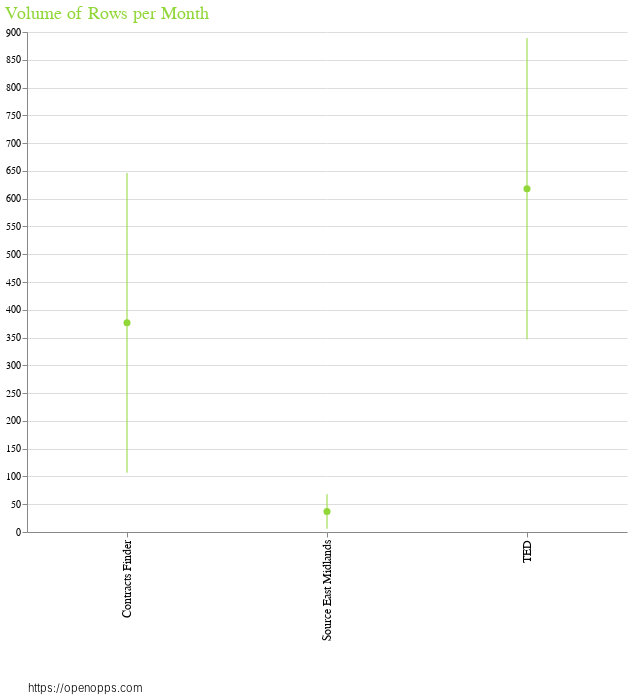

Notebook code cell kept with this figure:
### Markdown cell above
Output chart displaying average rows per month, with standard deviation

### Code cell
chart = alt.Chart(groupdf, width=600, height=500, title="Volume of Rows per Month")

points = chart.mark_point(filled=True, color='#91D739', size=50).encode(
            alt.X('source', 
            axis=alt.Axis(      
            title="https://openopps.com",
            labelFont='Helvetica', 
            labelFontSize=12, 
            labelAngle=-90, 
            titleAlign='left',
            titleAnchor='start',
            titleFont='Helvetica',
            titleFontSize= 11,
            titleFontWeight= 300,
            titleX= -0,
            titleY=150)

            ),
            alt.Y('mean(monthsum):Q'
                  )
        )

stdev_bars = chart.mark_errorbar(extent='stdev', color='#91D739', clip=True).encode(
            alt.X('source', title=''),
            alt.Y('mean(monthsum):Q', title='')
        )

full_chart = alt.layer(
            points, stdev_bars
            ).configure_view(
              strokeWidth=0
            ).configure_title(fontSize=18, anchor='start',
                            color= "#91D739", font='Helvetica', fontWeight=400)

full_chart

### Figure 1 — Vega-Lite specification as saved in the notebook (floating-point values rounded to 4 significant figures)
{"config": {"view": {"continuousWidth": 400, "continuousHeight": 300, "strokeWidth": 0}, "title": {"anchor": "start", "color": "#91D739", "font": "Helvetica", "fontSize": 18, "fontWeight": 400}}, "layer": [{"mark": {"type": "point", "color": "#91D739", "filled": true, "size": 50}, "encoding": {"x": {"type": "nominal", "axis": {"labelAngle": -90, "labelFont": "Helvetica", "labelFontSize": 12, "title": "https://openopps.com", "titleAlign": "left", "titleAnchor": "start", "titleFont": "Helvetica", "titleFontSize": 11, "titleFontWeight": 300, "titleX": 0, "titleY": 150}, "field": "source"}, "y": {"type": "quantitative", "aggregate": "mean", "field": "monthsum"}}, "height": 500, "title": "Volume of Rows per Month", "width": 600}, {"mark": {"type": "errorbar", "clip": true, "color": "#91D739", "extent": "stdev"}, "encoding": {"x": {"type": "nominal", "field": "source", "title": ""}, "y": {"type": "quantitative", "aggregate": "mean", "field": "monthsum", "title": ""}}, "height": 500, "title": "Volume of Rows per Month", "width": 600}], "data": {"name": "data-2de1e9852d96a60004e6fde1c2cd3198"}, "$schema": "https://vega.github.io/schema/vega-lite/v4.8.1.json", "datasets": {"data-2de1e9852d96a60004e6fde1c2cd3198": [{"source": "Contracts Finder", "month": "2020-01", "monthsum": 34}, {"source": "Contracts Finder", "month": "2020-02", "monthsum": 659}, {"source": "Contracts Finder", "month": "2020-03", "monthsum": 505}, {"source": "Contracts Finder", "month": "2020-04", "monthsum": 308}, {"source": "Source East Midlands", "month": "2020-01", "monthsum": 6}, {"source": "Source East Midlands", "month": "2020-02", "monthsum": 75}, {"source": "Source East Midlands", "month": "2020-03", "monthsum": 49}, {"source": "Source East Midlands", "month": "2020-04", "monthsum": 18}, {"source": "TED", "month": "2020-02", "monthsum": 874}, {"source": "TED", "month": "2020-03", "monthsum": 646}, {"source": "TED", "month": "2020-04", "monthsum": 334}]}}
